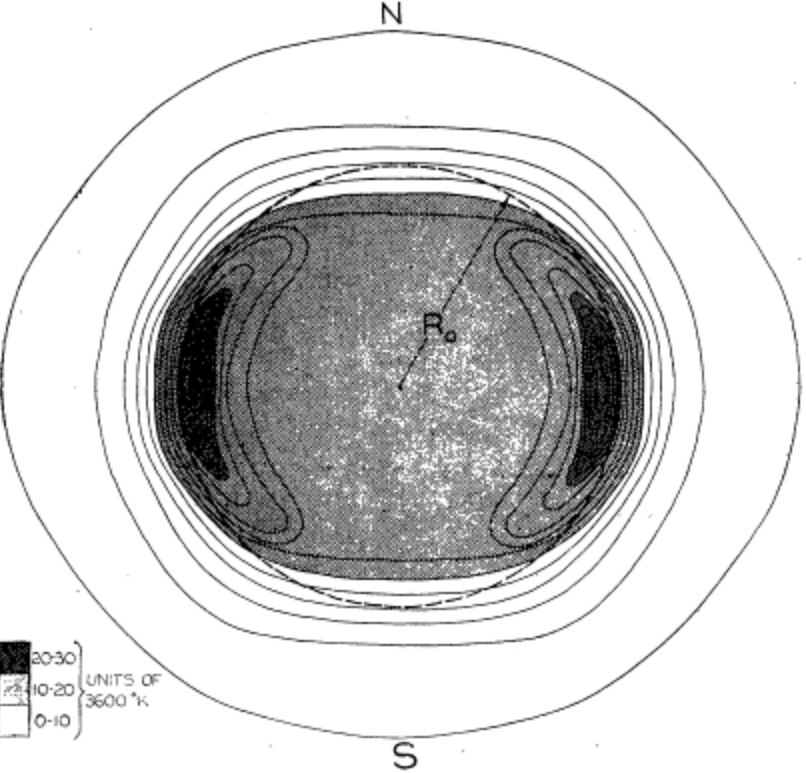
#> input picture Screenshot 2025-10-27 at 12.27.57 PM.png, 806 x 773 px, found by its file name
$ python testLightcurve.py
#> lines starting #> are read from the running program, lines starting #| are printed output that depends on the picture
import numpy as np
import scipy.special as sp
import matplotlib.pyplot as plt
from PIL import Image
from PIL import ImageDraw
import PIL.ImageOps
#-------------------------------------------------------------------------------------------------------------------------------------------------
"""Parameters"""
#-------------------------------------------------------------------------------------------------------------------------------------------------
x_factor = 122/111#the ratio of 21cm x radius and visible light radius of the sun
y_factor = 193/222 #the ratio of 21cm y radius and visible light radius of the sun

solar_radius = 100 #radius of the sun in pixels ADJUST FOR ACTUAL PARAMETERS


#-------------------------------------------------------------------------------------------------------------------------------------------------
"""Functions"""
#-------------------------------------------------------------------------------------------------------------------------------------------------
def generateMoon(image, x, y, radius):
    copy = image.copy()
    draw = ImageDraw.Draw(copy)
    draw.ellipse((x - radius, y - radius, x + radius, y + radius), fill=(0, 0, 0))
    return copy

def Intensity(T):
    h = 6.626e-34 # Planck COnstant
    c = 300000000 # speed of light
    k = 1.38e-23 # Boltzmann constant
    l = 0.21 #wavelength of the light
    return ((2*h*c**2)/l**5)*(1/(np.e**((h*c)/(l*k*T))-1))

def pixelToIntensity(pixel, temp_scale):
    T = pixel * temp_scale
    I = Intensity(T)
    return I


img = Image.open('Screenshot 2025-10-27 at 12.27.57 PM.png').convert('L')
test_21cm = np.array(PIL.ImageOps.invert(img))
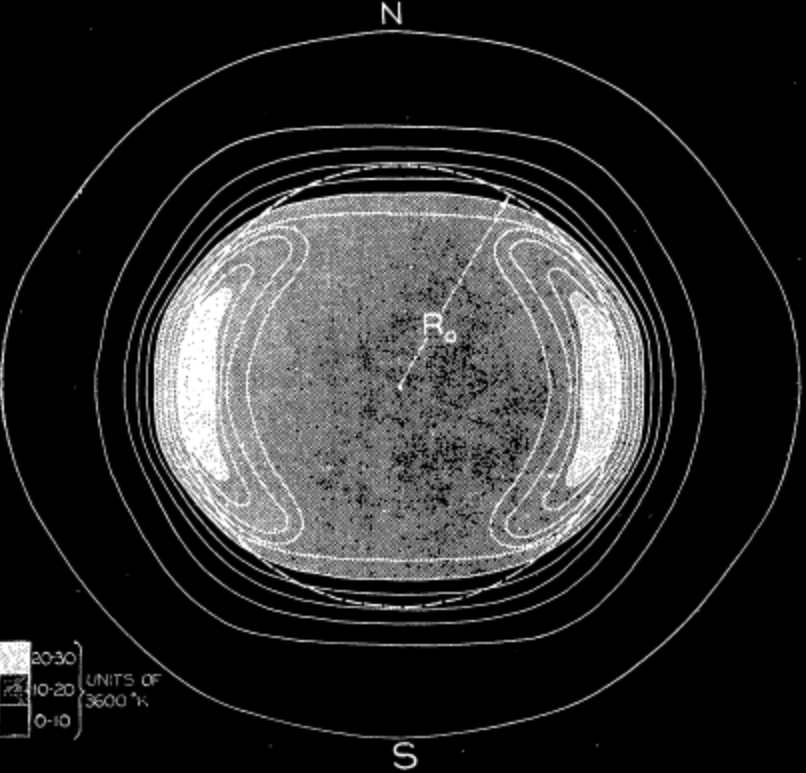
#> test_21cm: shape (773, 806); min 0, max 255, mean 42.6

high = 0
for x in range(img.width):
    for y in range(img.height):
        if test_21cm[y][x] > high:
            high = test_21cm[y][x]
#> after the loop, high = 255

intensity = np.zeros((img.height,img.width), dtype=float)
for x in range(img.width):
    for y in range(img.height):
#> (the run stopped early here; a loop or call above may not have finished)
